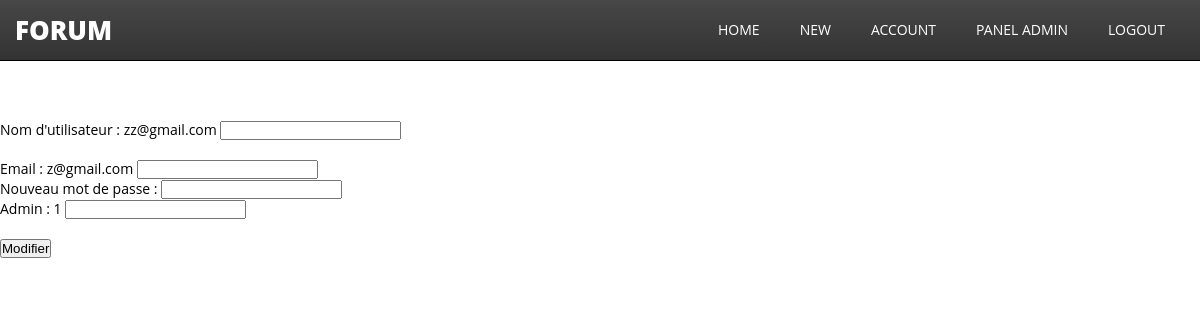
Page /modifyprofil.php?id=2 (signed in) on the earlier database version.
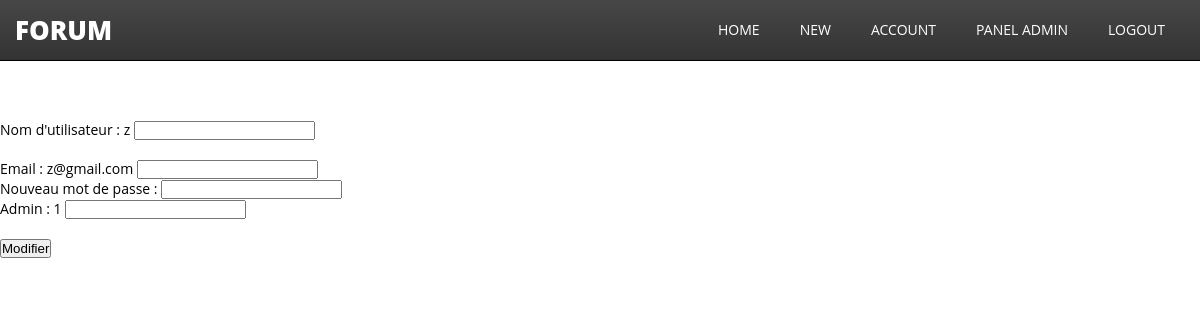
Same page on the later database version.
### tables this page shows
CREATE TABLE `users` (
  `id` int(11) NOT NULL,
  `email` text NOT NULL,
  `username` varchar(255) NOT NULL,
  `password` varchar(255) NOT NULL,
  `admin` int(11) NOT NULL DEFAULT 1
);

### actions/users/getInfoOfOneUser.php (called while the page is built)
<?php
require('actions/database.php');
if(isset($_GET['id']) AND !empty($_GET['id'])){
    $idOfUser = $_GET['id'];
    $checkIfUserExists = $bdd->prepare('SELECT * FROM users WHERE id = ?');
    $checkIfUserExists->execute(array($idOfUser));
    if($checkIfUserExists->rowCount() > 0){
        $usersInfos = $checkIfUserExists->fetch();
            $username = $usersInfos['username'];
            $email =  $usersInfos['email'];
            $checkAdmin = $usersInfos['admin'];
        }else{
            $errorMsg = "L'utilisateur n'a pas été trouvé !";
        }
    }else{
        $errorMsg = "L'utilisateur n'a pas été trouvé !";
    }

### modifyprofil.php (the view, shortened to what this page needs)
<?php
require 'actions/users/getInfoOfOneUser.php';
?>
<!DOCTYPE html>
<html lang="en">
<?php include 'includes/head.php'; ?>
<body>
<?php include 'includes/navbar.php'; ?>
<div>
<br><br>
<?php
    if(isset($checkAdmin)){
        ?>
        <form action="#" method="POST">
<div>
            <label for="exampleInputEmail1" class="form-label">Nom d'utilisateur : <?= $username?></label>
            <input type="text" class="form-control" name="username"style='text-align: center;margin-top: 20px;'>
        </div>
        <div>
            <label for="exampleInputEmail1" class="form-label">Email : <?= $email?></label>
            <input type="text" class="form-control" name="email"style='text-align: center;margin-top: 20px;'>
        </div>
        <div>
            <label for="exampleInputEmail1" class="form-label">Nouveau mot de passe :</label>
            <input type="password" class="form-control" name="password">
        </div>
        <div>
            <label for="exampleInputEmail1" class="form-label">Admin : <?= $checkAdmin?></label>
            <input type="text" class="form-control" name="admin">
        </div>
 <button type="submit" class="btn btn-primary" name="validate" style='text-align: center;margin-top: 20px;'>Modifier</button>
		</form>
        <?php
    }
    ?>
    </div>
</body>
</html>

Differences in the rows shown:
changed users "z@gmail.com": username "zz@gmail.com" → "z"
